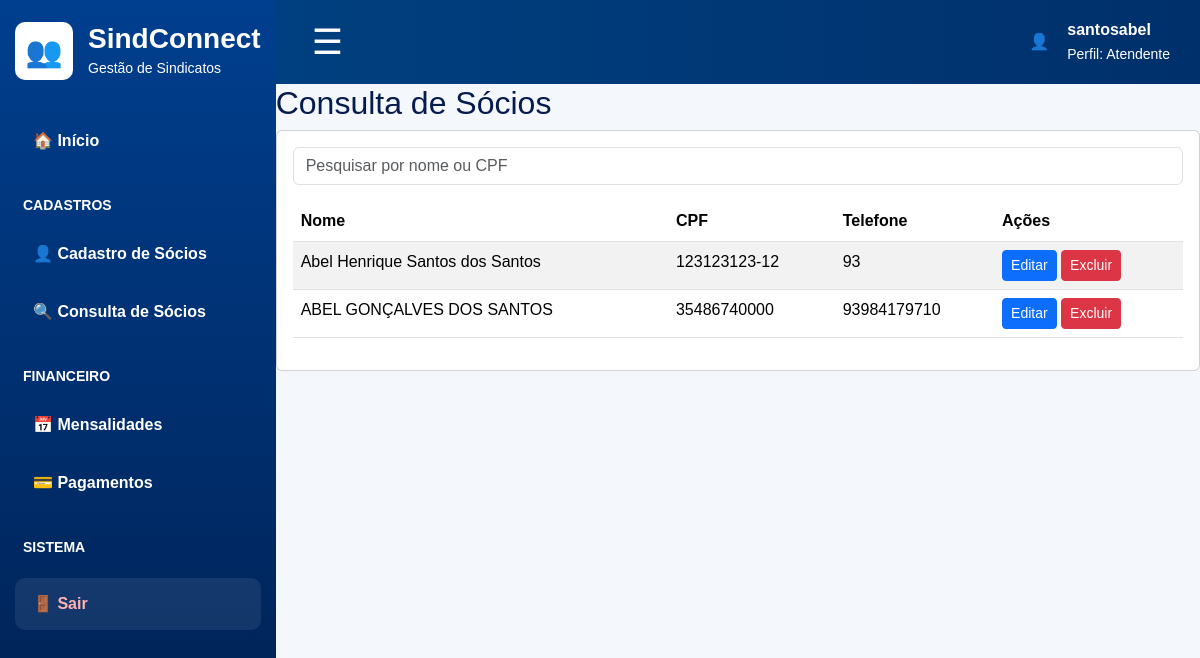
Before: /atendente/consulta-socio/ (signed in) with the older database file.
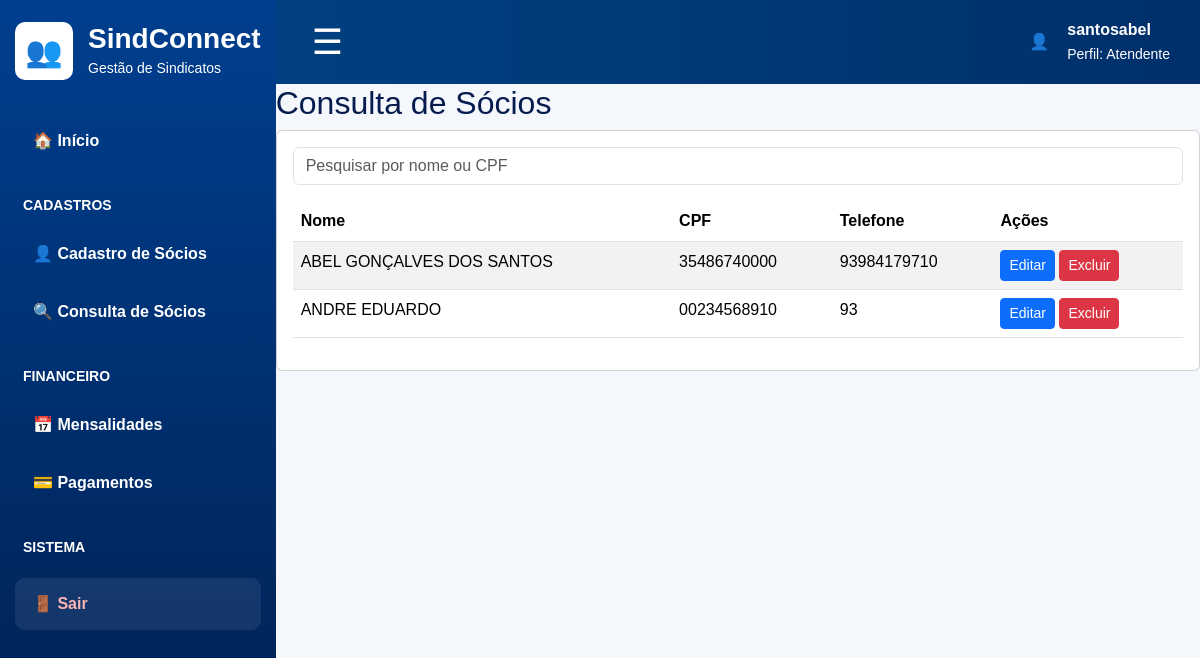
After: the same page with the newer database file.
### app/models.py (models this page shows, shortened)
class Socio(models.Model):
    SEXO_CHOICES = [
        ('M', 'Masculino'),
        ('F', 'Feminino'),
        ('O', 'Outro'),
    ]
    nome = models.CharField(max_length=150)
    cpf = models.CharField(max_length=14, unique=True)
    rg = models.CharField(max_length=20, blank=True, null=True)
    data_nascimento = models.DateField()
    sexo = models.CharField(max_length=1, choices=SEXO_CHOICES)
    endereco = models.CharField(max_length=200)
    telefone = models.CharField(max_length=20)
    email = models.EmailField(blank=True, null=True)
    cargo_funcao = models.CharField(max_length=100)
    data_filiacao = models.DateField()
    documentos = models.TextField(blank=True, null=True)
    criado_em = models.DateTimeField(auto_now_add=True)

### app/views.py (the view)
# urls.py: path('atendente/consulta-socio/',views.consulta_socio,name='consulta_socio'),
@login_required
def consulta_socio(request):
    pesquisa = request.GET.get('q')
    socios = Socio.objects.all()
    if pesquisa:
        socios = socios.filter(
            Q(nome__icontains=pesquisa) |
            Q(cpf__icontains=pesquisa)
        )
    return render(
        request,
        'consulta_socio.html',
        {
            'socios': socios
        }
    )

### templates/consulta_socio.html
{% extends 'base_atendente.html' %}
{% block conteudo %}
<h2>Consulta de Sócios</h2>
<div class="card">
    <div class="card-body">
        <input
            type="text"
            class="form-control mb-3"
            placeholder="Pesquisar por nome ou CPF">
        <table class="table table-striped">
            <thead>
                <tr>
                    <th>Nome</th>
                    <th>CPF</th>
                    <th>Telefone</th>
                    <th>Ações</th>
                </tr>
            </thead>
            <tbody>
                {% for socio in socios %}
                <tr>
                    <td>{{ socio.nome }}</td>
                    <td>{{ socio.cpf }}</td>
                    <td>{{ socio.telefone }}</td>
                    <td>
                        <button class="btn btn-primary btn-sm">
                            Editar
                        </button>
                        <button class="btn btn-danger btn-sm">
                            Excluir
                        </button>
                    </td>
                </tr>
                {% endfor %}
            </tbody>
        </table>
    </div>
</div>
{% endblock %}

Changed rows visible on the page:
removed Socio: nome "Abel Henrique Santos dos Santos", cpf "123123123-12", telefone "93"
added Socio: nome "ANDRE EDUARDO", cpf "00234568910", telefone "93"
